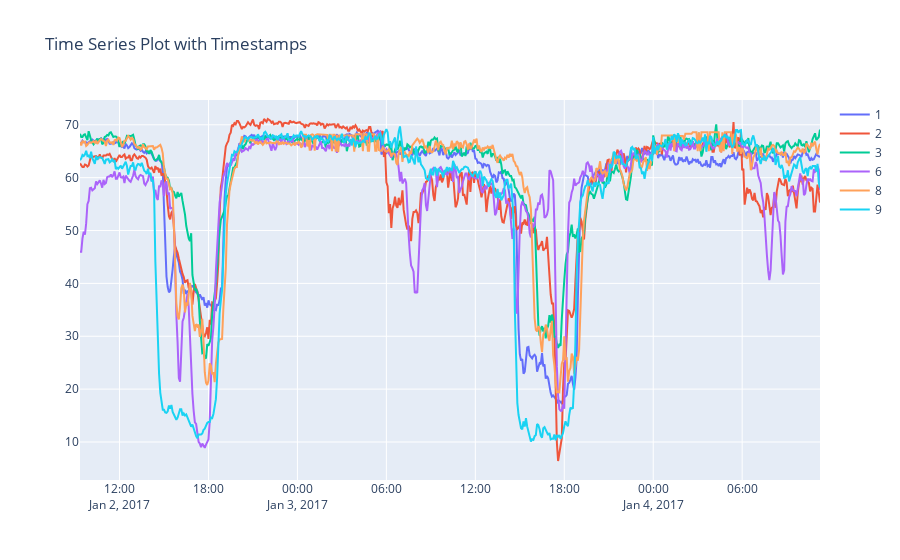

This figure's notebook cell:
### Code cell
import plotly.graph_objects as go

# 假设 dataset.df 是一个包含时间戳和其他数据的 DataFrame
# 并且时间戳是索引
df = dataset.df.copy()
df['avg'] = dataset.df.mean(axis=1)

# 选择要绘制的数据和颜色
drawed_data = dataset.df.iloc[400:1000].copy()
selected_columns = [ 1,2,3, 6,8,9]
colors = ['blue', 'green', 'red', 'c', 'magenta']

# 创建图形
fig = go.Figure()

# 为每个选定的列添加一个线条
for i, col in enumerate(selected_columns):
    fig.add_trace(go.Scatter(x=drawed_data.index, y=drawed_data.iloc[:, col], mode='lines', name=col))

# 更新图形布局
fig.update_layout(title='Time Series Plot with Timestamps')

# 显示图形
fig.show()

### Figure 1 — Plotly figure (JSON) as saved in the notebook; plotly's stock layout.template omitted (floating-point values rounded to 4 significant figures; data arrays with more than 128 entries replaced by an {"elided": "..."} marker saying what was removed)
{"data": [{"mode": "lines", "name": "1", "type": "scatter", "x": {"elided": "600 str values"}, "y": {"elided": "600 float values"}}, {"mode": "lines", "name": "2", "type": "scatter", "x": {"elided": "600 str values"}, "y": {"elided": "600 float values"}}, {"mode": "lines", "name": "3", "type": "scatter", "x": {"elided": "600 str values"}, "y": {"elided": "600 float values"}}, {"mode": "lines", "name": "6", "type": "scatter", "x": {"elided": "600 str values"}, "y": {"elided": "600 float values"}}, {"mode": "lines", "name": "8", "type": "scatter", "x": {"elided": "600 str values"}, "y": {"elided": "600 float values"}}, {"mode": "lines", "name": "9", "type": "scatter", "x": {"elided": "600 str values"}, "y": {"elided": "600 float values"}}], "layout": {"title": {"text": "Time Series Plot with Timestamps"}}}
